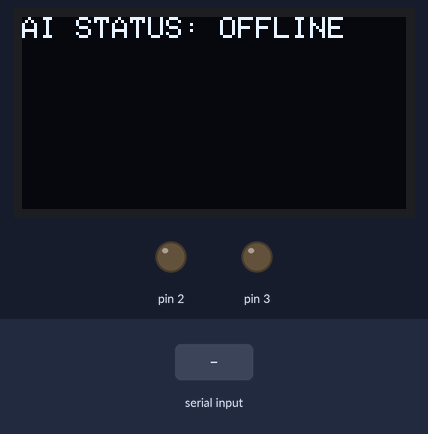
The sketch below on a simulated Arduino Uno, built with avr-gcc and run on an emulated ATmega328P. Parts: 128×64 one-colour display, output pins drawn as LEDs (lit = HIGH). Inputs (shaded band) come from the test bench.

Above: at 1.2 s.
1.3 s: "LED_A_ON\n" received over Serial
At 2.9 s:
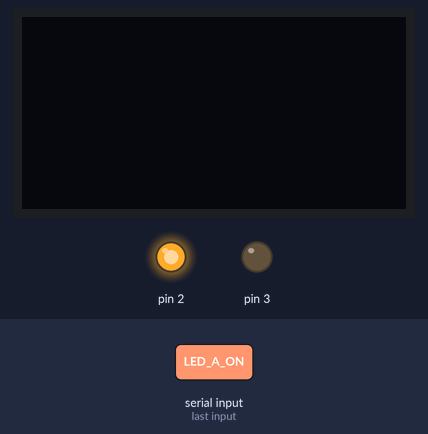
3.8 s: "LED_B_ON\n" received over Serial
At 4.4 s:
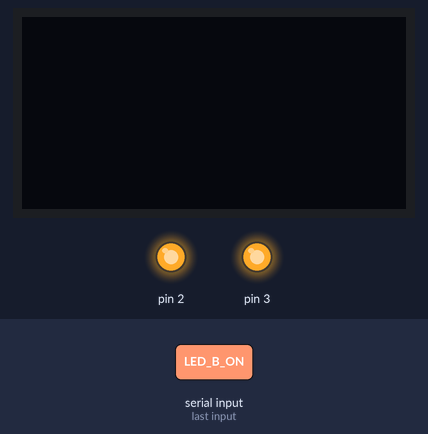
5.3 s: "LED_A_OFF\n" received over Serial
At 5.6 s:
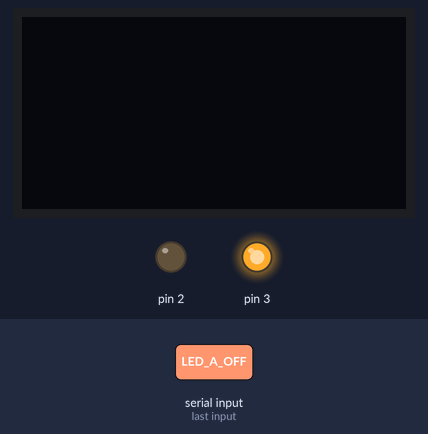
6.8 s: "LED_B_OFF\n" received over Serial
At 7.9 s:
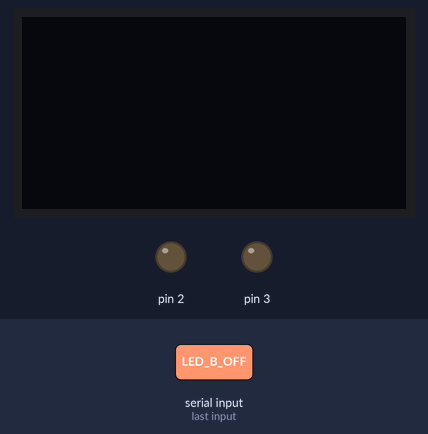
Timing chart, 0 to 9.3 s (numbered marks = the images above; inputs shaded):
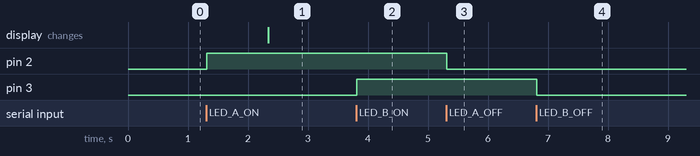

Measured:
- after the input at 1.3 s, pin 2: LOW → HIGH at once; the display: changes after 1.0 s (image 1)
- after the input at 3.8 s, pin 3: LOW → HIGH at once
- after the input at 5.3 s, pin 2: HIGH → LOW at once
- after the input at 6.8 s, pin 3: HIGH → LOW at once

The sketch:

Ardn.ino
```cpp
#include <SPI.h>
#include <Wire.h>
#include <Adafruit_GFX.h>
#include <Adafruit_SSD1306.h>
#define SCREEN_WIDTH 128
#define SCREEN_HEIGHT 64
#define OLED_MOSI   9
#define OLED_CLK   10
#define OLED_DC    11
#define OLED_CS    12
#define OLED_RESET 13
Adafruit_SSD1306 display(SCREEN_WIDTH, SCREEN_HEIGHT, OLED_MOSI, OLED_CLK, OLED_DC, OLED_RESET, OLED_CS);


void setup()
{
  pinMode(2, OUTPUT);
  pinMode(3, OUTPUT);
  pinMode(9, OUTPUT);
  pinMode(10, OUTPUT);
  pinMode(11, OUTPUT);
  pinMode(12, OUTPUT);
  pinMode(13, OUTPUT);
  Serial.begin(9600);
  if(!display.begin(SSD1306_SWITCHCAPVCC)) {
    Serial.println(F("SSD1306 allocation failed"));
  }
  display.clearDisplay();
  display.setTextSize(1);
  display.setTextColor(WHITE);
  display.setCursor(0, 0);
  display.println("AI STATUS: OFFLINE");
  display.display();
}
void loop() {
    if (Serial.available()) {

        // 1. Baca perintah LED dulu
        String ledcmd = Serial.readStringUntil('\n');
        ledcmd.trim();

        if (ledcmd == "LED_A_ON") digitalWrite(2, HIGH);
        else if (ledcmd == "LED_A_OFF") digitalWrite(2, LOW);
        else if (ledcmd == "LED_B_ON") digitalWrite(3, HIGH);
        else if (ledcmd == "LED_B_OFF") digitalWrite(3, LOW);

        // 2. Baca pesan utama
        String oledMsg = Serial.readStringUntil('\n');
        oledMsg.trim();
        display.clearDisplay();
        display.setCursor(0, 0);
        display.println(oledMsg);
        display.display();
    }
}
```
